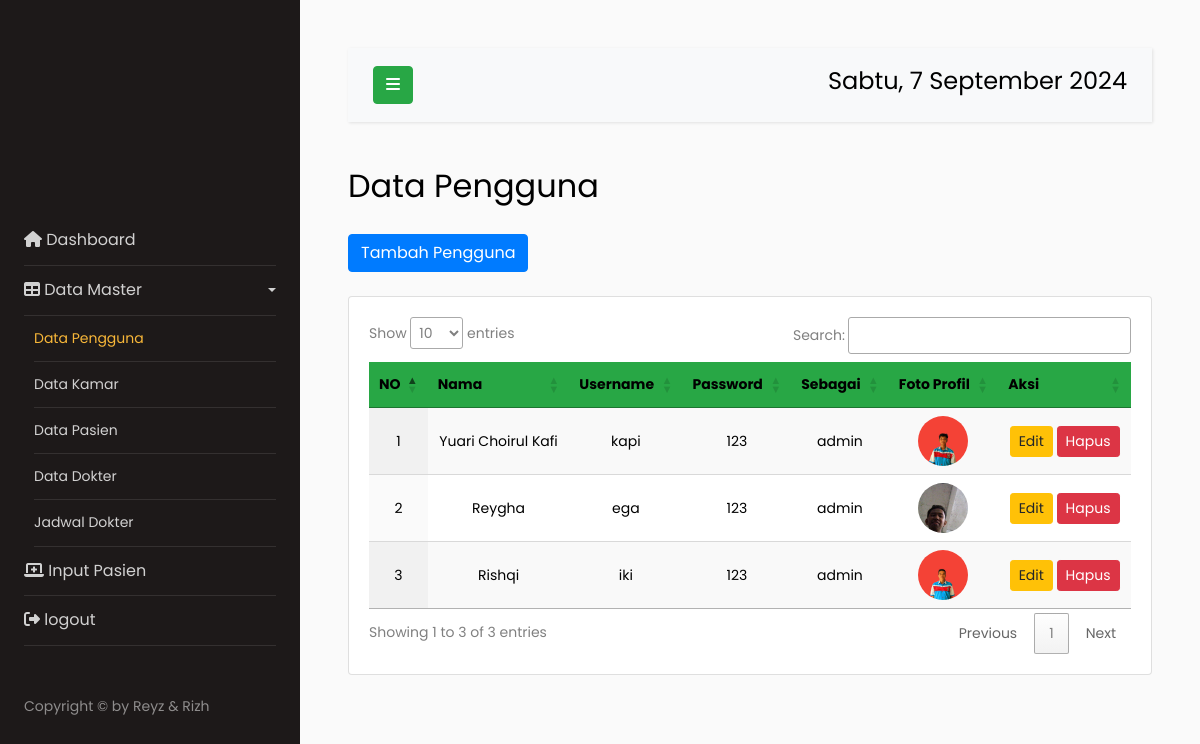
The page /pengguna.php on the database its author committed.
### tables this page shows
CREATE TABLE `user` (
  `id` int(123) NOT NULL,
  `nama` varchar(231) NOT NULL,
  `username` varchar(231) NOT NULL,
  `password` varchar(231) NOT NULL,
  `profil` varchar(231) NOT NULL,
  `sebagai` enum('admin','user') NOT NULL
);

### pengguna.php (the view, shortened to what this page needs)
<!doctype html>
<html lang="en">
<head>
  <link rel="stylesheet" href="https://stackpath.bootstrapcdn.com/font-awesome/4.7.0/css/font-awesome.min.css">
  <link rel="stylesheet" href="css/style.css">
  <link rel="stylesheet" href="https://cdnjs.cloudflare.com/ajax/libs/font-awesome/6.6.0/css/all.min.css">
  <link href="https://unpkg.com/aos@2.3.1/dist/aos.css" rel="stylesheet">
</head>
<?php include 'koneksi.php'; ?>
<body>
  <div class="wrapper d-flex align-items-stretch">
    <?php include 'main/sidebar.php'; ?>
    <div id="content" class="p-4 p-md-5">
      <nav class="navbar navbar-expand-lg navbar-light bg-light" data-aos="fade-down">
        <div class="container-fluid">
          <button type="button" id="sidebarCollapse" class="btn btn-success">
            <i class="fa fa-bars"></i>
          </button>
          <h4>
            <div class="date">
            </div>
          </h4>
        </div>
      </nav>
      <h2 class="mb-4">Data Pengguna</h2>
      <button type="button" class="btn btn-primary mb-4" data-toggle="modal" data-target="#tambahPenggunaModal">
        Tambah Pengguna
      </button>
      <div class="card " data-aos="zoom-in-up">
        <div class="card-body">
          <table id="example" class="display" style="width:100%">
            <thead style="background-color: #28a745;color: black;text-align: center;">
              <tr>
              <th>NO</th>
                <th>Nama</th>
                <th>Username</th>
                <th>Password</th>
                <th>Sebagai</th>
                <th>Foto Profil</th>
                <th>Aksi</th>
              </tr>
            </thead>
            <tbody style="color: black;text-align: center;">
    <?php
    $sql = "SELECT * FROM user ORDER BY id ASC";
    $result = $koneksi->query($sql);
    $no = 1;
    if ($result->num_rows > 0) {
        while($row = $result->fetch_assoc()) {
            echo "<tr>
                    <td>".$no."</td>
                    <td>".$row['nama']."</td>
                    <td>".$row['username']."</td>
                    <td>".$row['password']."</td>
                    <td>".$row['sebagai']."</td>
                    <td><img src='images/".$row['profil']."' alt='Profil' class='img-circle' width='50' height='50'></td>
                    <td>
                      <button type='button' class='btn btn-warning btn-sm' data-toggle='modal' data-target='#editModal" . $row['id'] . "'>Edit</button>
                      <button type='button' class='btn btn-danger btn-sm' data-toggle='modal' data-target='#deleteModal" . $row['id'] . "'>Hapus</button>
                    </td>
                  </tr>";
            $no++;
        }
    } else {
        echo "<tr><td colspan='6'>Tidak ada data</td></tr>";
    }
    ?>
</tbody>
          </table>
        </div>
      </div>
    </div>
  </div>
  <link rel="stylesheet" href="https://cdn.datatables.net/1.10.21/css/jquery.dataTables.min.css">
</body>
</html>

### pengguna.php (style rules this page uses)
.img-circle { border-radius: 50%; object-fit: cover; }

### rows shown on the page
user: nama "Yuari Choirul Kafi", username "kapi", password "123", sebagai "admin", profil (picture)
user: nama "Reygha", username "ega", password "123", sebagai "admin", profil (picture)
user: nama "Rishqi", username "iki", password "123", sebagai "admin", profil (picture)
